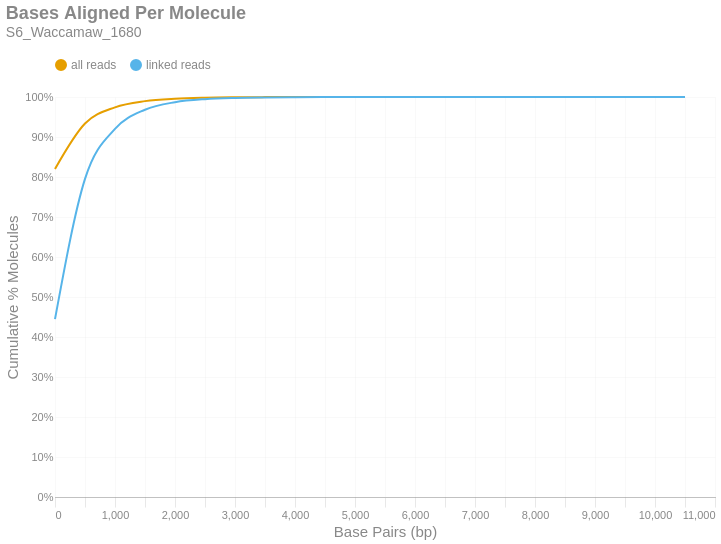

Here is the notebook cell this chart was saved with:
### Markdown cell above
### Bases Aligned Per Molecule
This is a cumulative frequency distribution showing the number of base pairs aligned per unique molecule. These data are shown in 500 bp bins. There are two distributions: one with `all reads` (yellow) and another with only `linked reads` (blue). The percent of molecules in the `linked reads` distribution is relative to the total number of linked molecules.

### Code cell
if SKIPLR:
    print_html(f"Skipped")
else:
    binned_df = consolidated_hist(valids['aligned_bp'], mask, 500, True)
    with SafeRender(binned_df):
        (
            density_plot(binned_df, 'Bases Aligned Per Molecule', samplename, 'basesper')
            .encode(
                x=alt.X('bin:Q', title="Base Pairs (bp)").axis(tickMinStep=500).scale(padding=0),
                y=alt.Y('value:Q', title='Cumulative % Molecules')
                    .axis(format='%')
                    .scale(domain = [0,1])
                    .stack(False),
                color=alt.Color("key:N").scale(domain = ["all reads", "linked reads"]),
                tooltip = [
                    alt.Tooltip("key:N", title = "Data Type"),
                    alt.Tooltip("range_label:N", title="Bases Aligned Per Molecule"),
                    alt.Tooltip("value:Q", format = ".2%", title="% Molecules (Cum.)")
                ]
            )
        ).display()

### Figure 1 — Vega-Lite specification as saved in the notebook (floating-point values rounded to 4 significant figures)
{"width": "container", "height": 400, "config": {"title": {"anchor": "start", "dy": -15, "fontSize": 18, "color": "#888888", "subtitleColor": "#888888", "subtitleFontSize": 14}, "arc": {"fill": "#0072B2"}, "axis": {"domainColor": "#888888", "domainWidth": 0.5, "gridWidth": 0.2, "grid": false, "titleFontWeight": 400, "titleFontSize": 15, "labelFontSize": 11, "labelColor": "#888888", "tickColor": "#888888", "tickWidth": 0.2, "titleColor": "#888888"}, "axisBand": {"grid": false}, "axisX": {"grid": true, "tickSize": 10, "domainCap": "round"}, "axisY": {"domain": false, "grid": true, "tickSize": 0, "domainCap": "round"}, "background": "transparent", "header": {"labelFontSize": 15, "labelColor": "#888888", "titleFontSize": 15, "titleFontWeight": 600, "titleColor": "#888888"}, "legend": {"labelFont": "sans-serif", "labelFontSize": 12, "labelColor": "#888888", "symbolSize": 100, "symbolType": "circle", "titleFontSize": 12, "titlePadding": 10, "titleColor": "#888888", "title": null, "orient": "top"}, "range": {"category": ["#E69F00", "#56B4E9", "#009E73", "#F0E442", "#0072B2", "#D55E00", "#CC79A7", "#000000"], "diverging": ["#cfe8f3", "#a2d4ec", "#73bfe2", "#46abdb", "#1696d2", "#12719e"]}, "area": {"fill": "#0072B2", "fillOpacity": 0.7, "line": true, "strokeOpacity": 0.7}, "line": {"color": "#0072B2", "stroke": "#0072B2", "strokeWidth": 2}, "trail": {"color": "#0072B2", "stroke": "#0072B2", "strokeWidth": 0, "size": 1}, "point": {"filled": true, "fillOpacity": 1.0, "size": 95}, "text": {"color": "#888888", "fontSize": 11, "align": "right", "fontWeight": 400, "size": 11}, "bar": {"fill": "#0072B2", "stroke": null}, "view": {"stroke": null, "continuousWidth": 660, "continuousHeight": 400}}, "data": {"name": "data-3c089b78f61c052bdc3d652ebaf22b8f"}, "mark": {"type": "line", "interpolate": "monotone", "point": {"opacity": 0, "size": 275}}, "encoding": {"color": {"field": "key", "scale": {"domain": ["all reads", "linked reads"]}, "type": "nominal"}, "tooltip": [{"field": "key", "title": "Data Type", "type": "nominal"}, {"field": "range_label", "title": "Bases Aligned Per Molecule", "type": "nominal"}, {"field": "value", "format": ".2%", "title": "% Molecules (Cum.)", "type": "quantitative"}], "x": {"axis": {"tickMinStep": 500}, "field": "bin", "scale": {"padding": 0}, "title": "Base Pairs (bp)", "type": "quantitative"}, "y": {"axis": {"format": "%"}, "field": "value", "scale": {"domain": [0, 1]}, "stack": false, "title": "Cumulative % Molecules", "type": "quantitative"}}, "params": [{"name": "param_c36ac31b6afebe62", "select": {"type": "point", "fields": ["key"]}, "bind": "legend"}], "title": {"text": "Bases Aligned Per Molecule", "subtitle": "S6_Waccamaw_1680"}, "transform": [{"fold": ["all reads (cumsum)", "linked reads (cumsum)"]}, {"calculate": "replace(datum.key, ' (cumsum)', '')", "as": "key"}, {"filter": {"param": "param_c36ac31b6afebe62"}}], "usermeta": {"embedOptions": {"downloadFileName": "S6_Waccamaw_1680.basesper"}}, "$schema": "https://vega.github.io/schema/vega-lite/v6.1.0.json", "datasets": {"data-3c089b78f61c052bdc3d652ebaf22b8f": [{"bin": "0.0", "interval": "0.0-500.0", "all reads": 0.82, "linked reads": 0.4446, "all reads (cumsum)": 0.82, "linked reads (cumsum)": 0.4446, "range_label": "0-499"}, {"bin": "500.0", "interval": "500.0-1000.0", "all reads": 0.1137, "linked reads": 0.3506, "all reads (cumsum)": 0.9337, "linked reads (cumsum)": 0.7952, "range_label": "500-999"}, {"bin": "1000.0", "interval": "1000.0-1500.0", "all reads": 0.04053, "linked reads": 0.1252, "all reads (cumsum)": 0.9742, "linked reads (cumsum)": 0.9204, "range_label": "1000-1499"}, {"bin": "1500.0", "interval": "1500.0-2000.0", "all reads": 0.01549, "linked reads": 0.04783, "all reads (cumsum)": 0.9897, "linked reads (cumsum)": 0.9682, "range_label": "1500-1999"}, {"bin": "2000.0", "interval": "2000.0-2500.0", "all reads": 0.006075, "linked reads": 0.01876, "all reads (cumsum)": 0.9958, "linked reads (cumsum)": 0.987, "range_label": "2000-2499"}, {"bin": "2500.0", "interval": "2500.0-3000.0", "all reads": 0.00249, "linked reads": 0.007689, "all reads (cumsum)": 0.9983, "linked reads (cumsum)": 0.9946, "range_label": "2500-2999"}, {"bin": "3000.0", "interval": "3000.0-3500.0", "all reads": 0.001011, "linked reads": 0.003123, "all reads (cumsum)": 0.9993, "linked reads (cumsum)": 0.9978, "range_label": "3000-3499"}, {"bin": "3500.0", "interval": "3500.0-4000.0", "all reads": 0.0004172, "linked reads": 0.001289, "all reads (cumsum)": 0.9997, "linked reads (cumsum)": 0.9991, "range_label": "3500-3999"}, {"bin": "4000.0", "interval": "4000.0-4500.0", "all reads": 0.0001751, "linked reads": 0.0005406, "all reads (cumsum)": 0.9999, "linked reads (cumsum)": 0.9996, "range_label": "4000-4499"}, {"bin": "4500.0", "interval": "4500.0-5000.0", "all reads": 7.422e-05, "linked reads": 0.0002292, "all reads (cumsum)": 0.9999, "linked reads (cumsum)": 0.9998, "range_label": "4500-4999"}, {"bin": "5000.0", "interval": "5000.0-5500.0", "all reads": 2.931e-05, "linked reads": 9.051e-05, "all reads (cumsum)": 1.0, "linked reads (cumsum)": 0.9999, "range_label": "5000-5499"}, {"bin": "5500.0", "interval": "5500.0-6000.0", "all reads": 1.497e-05, "linked reads": 4.623e-05, "all reads (cumsum)": 1.0, "linked reads (cumsum)": 1.0, "range_label": "5500-5999"}, {"bin": "6000.0", "interval": "6000.0-6500.0", "all reads": 4.57e-06, "linked reads": 1.411e-05, "all reads (cumsum)": 1.0, "linked reads (cumsum)": 1.0, "range_label": "6000-6499"}, {"bin": "6500.0", "interval": "6500.0-7000.0", "all reads": 2.994e-06, "linked reads": 9.246e-06, "all reads (cumsum)": 1.0, "linked reads (cumsum)": 1.0, "range_label": "6500-6999"}, {"bin": "7000.0", "interval": "7000.0-7500.0", "all reads": 1.576e-06, "linked reads": 4.866e-06, "all reads (cumsum)": 1.0, "linked reads (cumsum)": 1.0, "range_label": "7000-7499"}, {"bin": "7500.0", "interval": "7500.0-8000.0", "all reads": 1.103e-06, "linked reads": 3.406e-06, "all reads (cumsum)": 1.0, "linked reads (cumsum)": 1.0, "range_label": "7500-7999"}, {"bin": "8000.0", "interval": "8000.0-8500.0", "all reads": 0.0, "linked reads": 0.0, "all reads (cumsum)": 1.0, "linked reads (cumsum)": 1.0, "range_label": "8000-8499"}, {"bin": "8500.0", "interval": "8500.0-9000.0", "all reads": 1.576e-07, "linked reads": 4.866e-07, "all reads (cumsum)": 1.0, "linked reads (cumsum)": 1.0, "range_label": "8500-8999"}, {"bin": "9000.0", "interval": "9000.0-9500.0", "all reads": 1.576e-07, "linked reads": 4.866e-07, "all reads (cumsum)": 1.0, "linked reads (cumsum)": 1.0, "range_label": "9000-9499"}, {"bin": "9500.0", "interval": "9500.0-10000.0", "all reads": 0.0, "linked reads": 0.0, "all reads (cumsum)": 1.0, "linked reads (cumsum)": 1.0, "range_label": "9500-9999"}, {"bin": "10000.0", "interval": "10000.0-10500.0", "all reads": 0.0, "linked reads": 0.0, "all reads (cumsum)": 1.0, "linked reads (cumsum)": 1.0, "range_label": "10000-10499"}, {"bin": "10500.0", "interval": "10500.0-11000.0", "all reads": 1.576e-07, "linked reads": 4.866e-07, "all reads (cumsum)": 1.0, "linked reads (cumsum)": 1.0, "range_label": "10500-10999"}]}}
